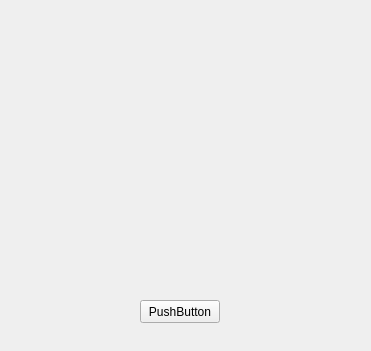
<?xml version="1.0" encoding="UTF-8"?>
<ui version="4.0">
 <class>Home</class>
 <widget class="QWidget" name="Home">
  <property name="geometry">
   <rect>
    <x>0</x>
    <y>0</y>
    <width>371</width>
    <height>351</height>
   </rect>
  </property>
  <property name="windowTitle">
   <string>Home</string>
  </property>
  <widget class="QLabel" name="label">
   <property name="geometry">
    <rect>
     <x>80</x>
     <y>40</y>
     <width>200</width>
     <height>200</height>
    </rect>
   </property>
   <property name="lineWidth">
    <number>0</number>
   </property>
   <property name="text">
    <string/>
   </property>
  </widget>
  <widget class="QPushButton" name="pushButton">
   <property name="geometry">
    <rect>
     <x>140</x>
     <y>300</y>
     <width>80</width>
     <height>23</height>
    </rect>
   </property>
   <property name="text">
    <string>PushButton</string>
   </property>
  </widget>
 </widget>
 <layoutdefault spacing="6" margin="11"/>
 <resources/>
 <connections/>
</ui>
